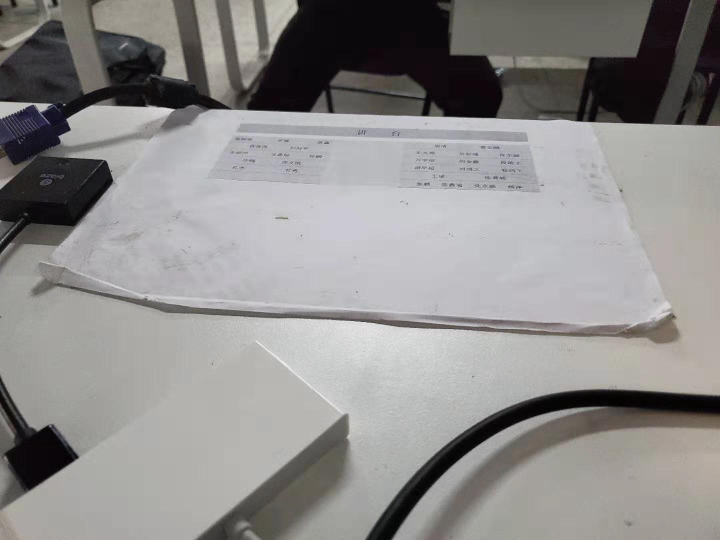
#> input picture AItest/机器视觉处理/image/test3.jpg, 1440 x 1080 px (shown at 1/2 size)
$ python tsbh.py
#> lines starting #> are read from the running program, lines starting #| are printed output that depends on the picture
# #!/usr/bin/env python
# # -*- coding: utf-8 -*-
# # @Time : 2019/9/16 18:32
# # @Author : chenxin
# # @Site :
# # @File : tsbh.py
# # @Software: PyCharm
# import cv2
# import matplotlib.pyplot as plt
# import numpy as np
#
# def my_show(ax, img, title=None, interpolation='bicubic', **kwargs):
#     ' helper to display an image on an axes without grid/spine '
#     ax.imshow(img, interpolation = interpolation, **kwargs)
#     ax.axis('off')
#     if title:
#         ax.set_title(title)
#
# def my_gshow(ax, img, title=None, cmap='gray', interpolation='bicubic', **kwargs):
#     ' helper to display an image, in grayscale, on an axes without grid/spine '
#     my_show(ax, img, title=title, cmap='gray', interpolation=interpolation, **kwargs)
#
# def my_read(filename):
#     ' read from an image file to an rgb '
#     img = cv2.imread(filename)
#     return cv2.cvtColor(img, cv2.COLOR_BGR2RGB)
#
# def my_read_g(filename):
#     ' read from an image file to an rgb '
#     gray = cv2.imread(filename, 0)
#     return gray
#
#
# def my_read_cg(filename):
#     ' read from an image file to an rgb and a grayscale image array '
#     rgb = my_read(filename)
#     gray = cv2.cvtColor(rgb, cv2.COLOR_RGB2GRAY)
#     return rgb, gray
#
# def size_me(img):
#     ' given 80dpi, find size of image in inches from pixel dims '
#     dpi = 80
#     height, width, *depth = img.shape
#     figsize = width / float(dpi), height / float(dpi)
#     return figsize
#
#
# messi_gray = my_read_g("image/test3.jpg")
#
# height, width = messi_gray.shape   # r,c -> x,y
#
# scale_factor = 0.75
#
# M = np.array([[scale_factor, 0, 0],
#               [0, scale_factor, 0]], dtype=np.float32)
# res = cv2.warpAffine(messi_gray, M, (int(width * scale_factor),
#                                      int(height * scale_factor))) # arguments in x,y terms
#
# plt.figure(figsize=size_me(res))
# my_show(plt.gca(), res, cmap='gray')
# plt.show()
# #透视变换
# rows,cols = messi_gray.shape
# print(rows,cols)
# #
# # # NOTE:  play around with these to get a feel for what they do!
# # # args in xy terms (not rc terms)
# pts1 = np.float32([[0,0],[rows-1,0],[cols-1,0],[rows-1,cols-1]])
# pts2 = np.float32([[355,220],[70,540],[1180,245],[1345,635]])
# M = cv2.getPerspectiveTransform(pts2,pts1)
# res = cv2.warpPerspective(messi_gray, M, (cols,rows))
# #
# my_show(plt.gca(),res,cmap='gray')
# plt.show()
# # fig,axes = plt.subplots(1,2,figsize=(12,4))
# # my_show(axes[0], orig, cmap='gray')
# # my_show(axes[1], res, cmap='gray')
# # plt.show()

import cv2
import numpy as np
import matplotlib.pyplot as plt

picture = cv2.imread("image/test3.jpg")
#> picture is the input picture: shape (1080, 1440, 3); mean B, G, R 139.6, 140.6, 142.2
#print(picture)
rows,cols,kk = picture.shape
#> rows = 1080; cols = 1440; kk = 3
print(rows,cols)
#| 1080 1440
pts1 = np.float32([[0,0],[rows-1,0],[0,cols-1],[rows-1,cols-1]])
pts2 = np.float32([[355,220],[70,540],[1180,245],[1345,635]])
M = cv2.getPerspectiveTransform(pts2,pts1)
res = cv2.warpPerspective(picture,M,(rows,cols))
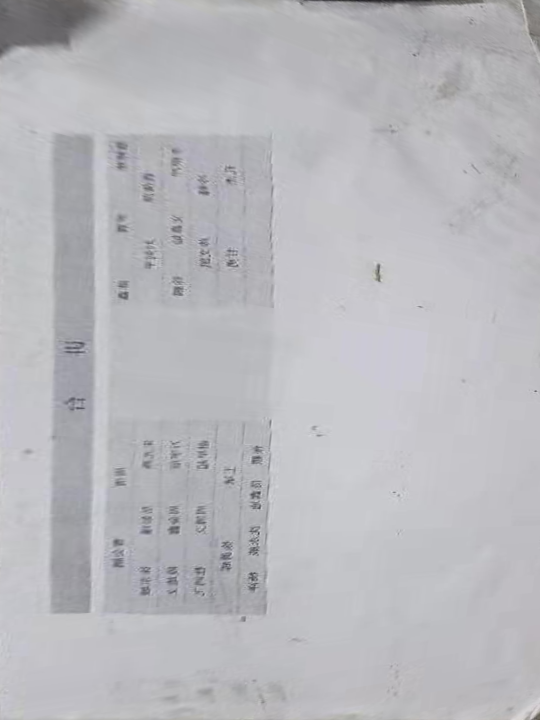
#> res: shape (1440, 1080, 3) (shown at 1/2 size); mean B, G, R 188.9, 184.5, 184.6
cv2.imwrite("end.jpg",res)
#plt.show()

$ run again, with AItest/机器视觉处理/image/test1.jpg copied over AItest/机器视觉处理/image/test3.jpg
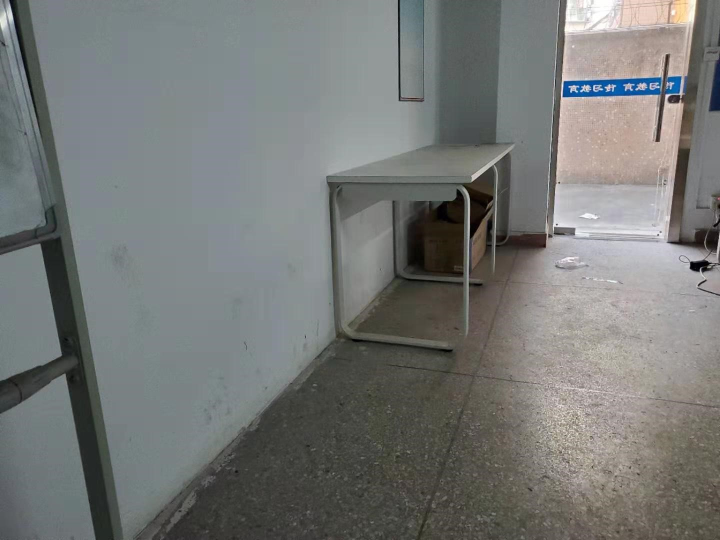
#> input picture AItest/机器视觉处理/image/test1.jpg, 1440 x 1080 px (shown at 1/2 size)
#> picture is the input picture: shape (1080, 1440, 3); mean B, G, R 118.1, 119.9, 117.8
#| 1080 1440
#> `res = cv2.warpPerspective(picture,M,(rows,cols))`:
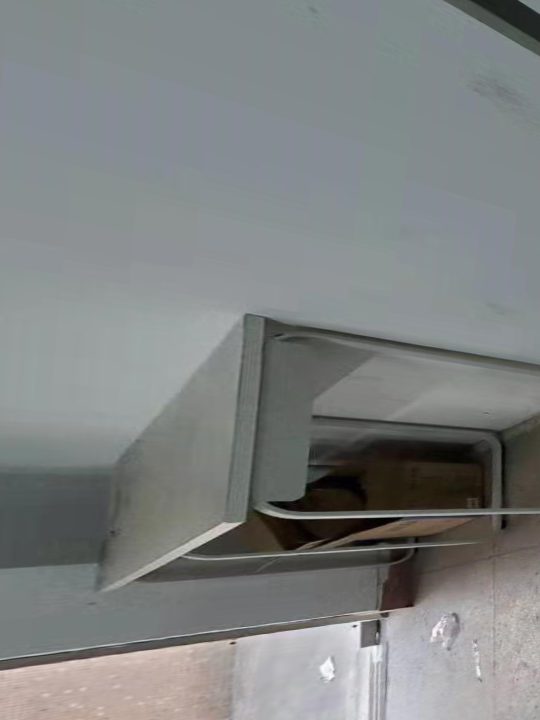
#> res: shape (1440, 1080, 3) (shown at 1/2 size); mean B, G, R 130.2, 130.3, 127.2

$ run again, with AItest/机器视觉处理/image/test2.jpg copied over AItest/机器视觉处理/image/test3.jpg
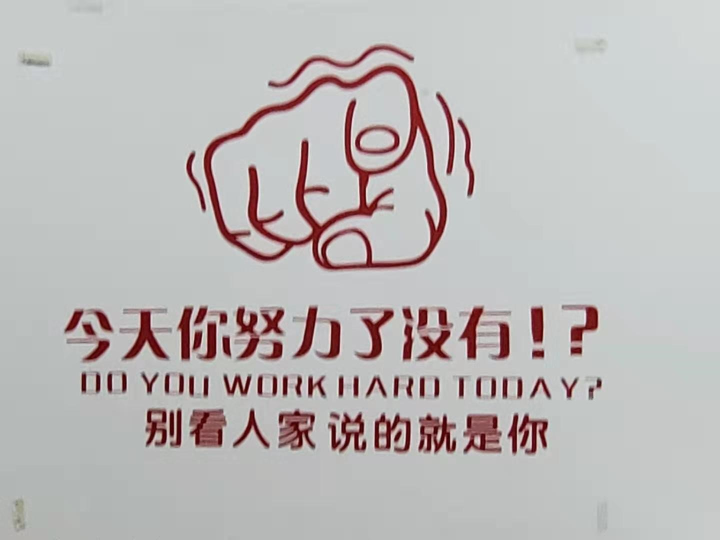
#> input picture AItest/机器视觉处理/image/test2.jpg, 1440 x 1080 px (shown at 1/2 size)
#> picture is the input picture: shape (1080, 1440, 3); mean B, G, R 184.4, 184.8, 188.6
#| 1080 1440
#> `res = cv2.warpPerspective(picture,M,(rows,cols))`:
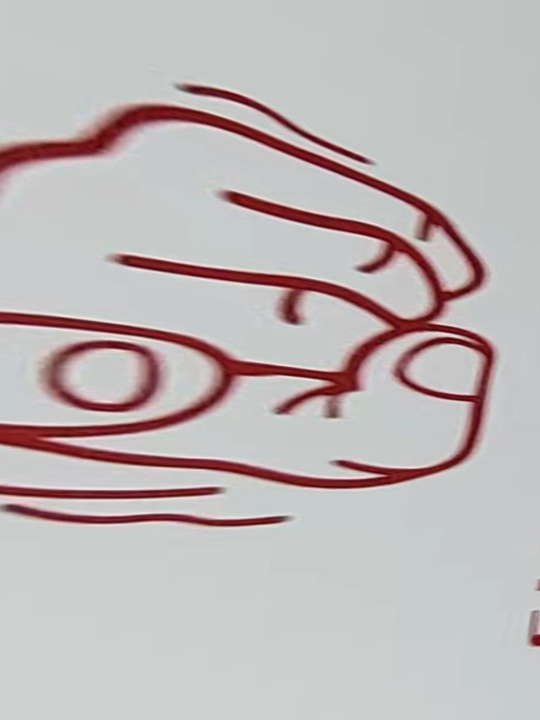
#> res: shape (1440, 1080, 3) (shown at 1/2 size); mean B, G, R 183.2, 183, 190.2

$ run again, with AItest/机器视觉处理/image/test4.jpg copied over AItest/机器视觉处理/image/test3.jpg
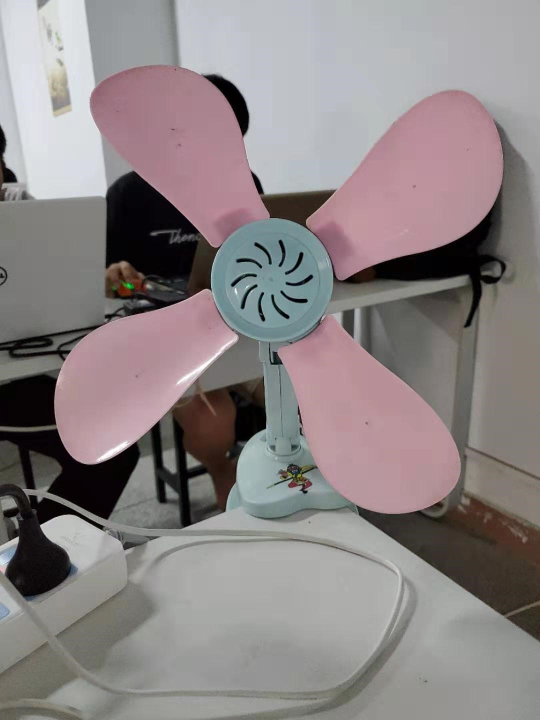
#> input picture AItest/机器视觉处理/image/test4.jpg, 1080 x 1440 px (shown at 1/2 size)
#> picture is the input picture: shape (1440, 1080, 3); mean B, G, R 132.6, 132, 139.4
#| 1440 1080
#> `res = cv2.warpPerspective(picture,M,(rows,cols))`:
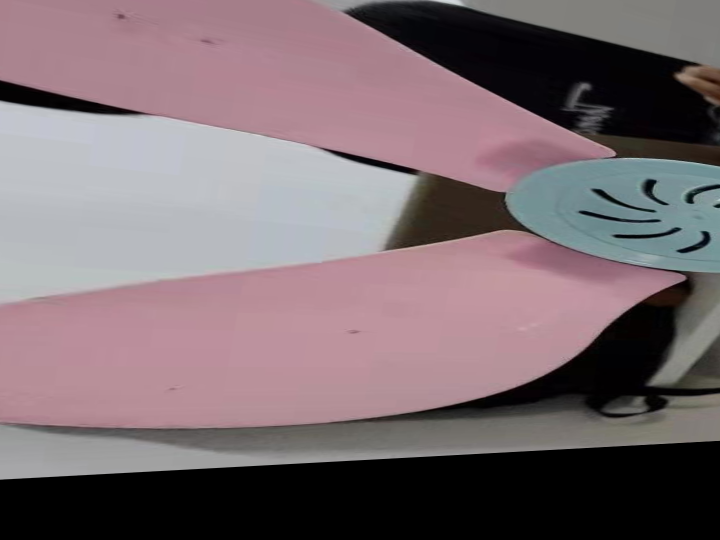
#> res: shape (1080, 1440, 3) (shown at 1/2 size); mean B, G, R 111.9, 107.1, 122.2
